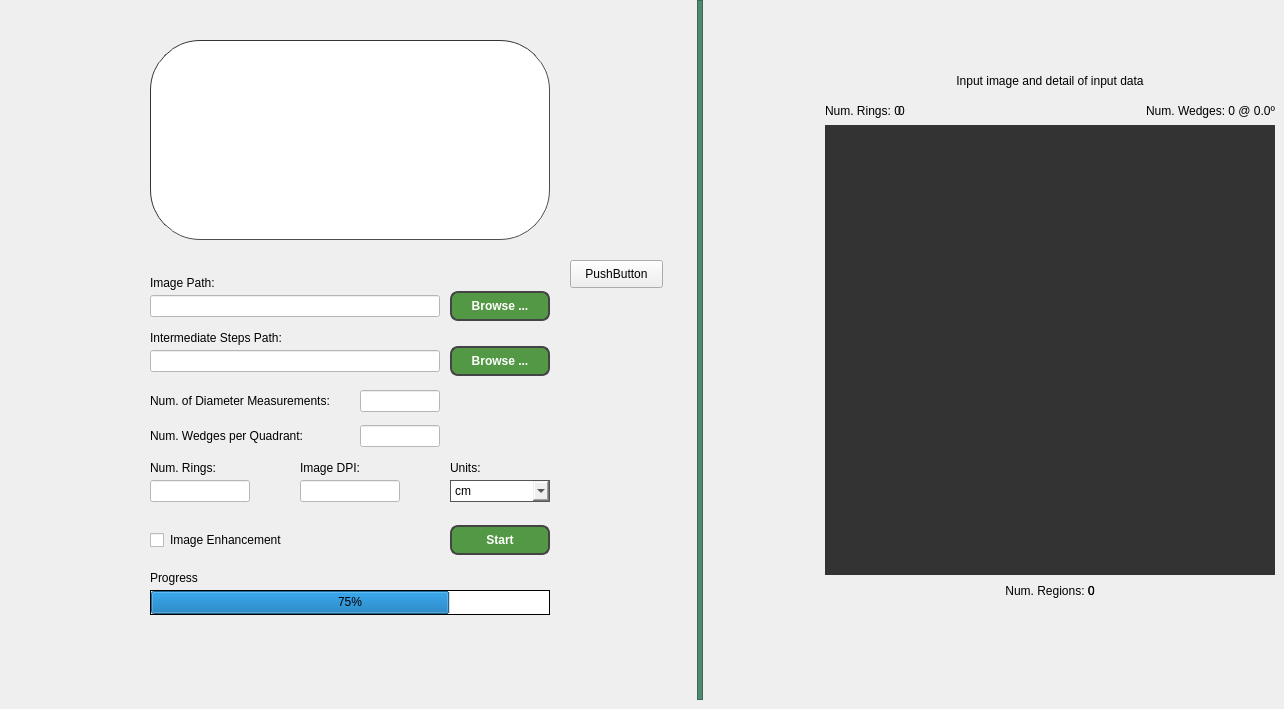
    <widget class="QWidget" name="home_tab">
     <property name="cursor">
      <cursorShape>ArrowCursor</cursorShape>
     </property>
     <attribute name="title">
      <string>Home</string>
     </attribute>
     <widget class="QLabel" name="label_intermediateStepPath">
      <property name="geometry">
       <rect>
        <x>150</x>
        <y>330</y>
        <width>290</width>
        <height>16</height>
       </rect>
      </property>
      <property name="styleSheet">
       <string notr="true">border-width: 0px;</string>
      </property>
      <property name="text">
       <string>Intermediate Steps Path: </string>
      </property>
     </widget>
     <widget class="QLabel" name="label_progressBar">
      <property name="geometry">
       <rect>
        <x>150</x>
        <y>570</y>
        <width>55</width>
        <height>16</height>
       </rect>
      </property>
      <property name="styleSheet">
       <string notr="true">border-width: 0px;</string>
      </property>
      <property name="text">
       <string>Progress</string>
      </property>
     </widget>
     <widget class="QProgressBar" name="progressBar">
      <property name="enabled">
       <bool>true</bool>
      </property>
      <property name="geometry">
       <rect>
        <x>150</x>
        <y>590</y>
        <width>400</width>
        <height>25</height>
       </rect>
      </property>
      <property name="layoutDirection">
       <enum>Qt::LeftToRight</enum>
      </property>
      <property name="styleSheet">
       <string notr="true">background-color: white;
border-color: black;
border-width: 1px 1px 1px 1px;
border-style: inset;
</string>
      </property>
      <property name="inputMethodHints">
       <set>Qt::ImhNone</set>
      </property>
      <property name="value">
       <number>75</number>
      </property>
      <property name="alignment">
       <set>Qt::AlignCenter</set>
      </property>
      <property name="textVisible">
       <bool>true</bool>
      </property>
      <property name="orientation">
       <enum>Qt::Horizontal</enum>
      </property>
      <property name="invertedAppearance">
       <bool>false</bool>
      </property>
     </widget>
     <widget class="QPushButton" name="start_button">
      <property name="geometry">
       <rect>
        <x>450</x>
        <y>525</y>
        <width>100</width>
        <height>30</height>
       </rect>
      </property>
      <property name="cursor">
       <cursorShape>ArrowCursor</cursorShape>
      </property>
      <property name="toolTip">
       <string>Start the fiber density
 calculation proces.</string>
      </property>
      <property name="styleSheet">
       <string notr="true">QPushButton{
	background-color: #539844;
	border: 2px solid #444444;
	border-radius: 8px;
	color:white;
	font: bold;
}</string>
      </property>
      <property name="text">
       <string>Start</string>
      </property>
     </widget>
     <widget class="QLabel" name="label_imageDPI">
      <property name="geometry">
       <rect>
        <x>300</x>
        <y>460</y>
        <width>100</width>
        <height>16</height>
       </rect>
      </property>
      <property name="styleSheet">
       <string notr="true">border-width: 0px;</string>
      </property>
      <property name="text">
       <string>Image DPI:</string>
      </property>
     </widget>
     <widget class="QComboBox" name="comboBox_units">
      <property name="geometry">
       <rect>
        <x>450</x>
        <y>480</y>
        <width>100</width>
        <height>22</height>
       </rect>
      </property>
      <property name="cursor">
       <cursorShape>PointingHandCursor</cursorShape>
      </property>
      <property name="toolTip">
       <string>Units for measurement calculatios.</string>
      </property>
      <property name="styleSheet">
       <string notr="true">QComboBox{
	background-color:light;
	border: 1px solid #555555;
}</string>
      </property>
      <item>
       <property name="text">
        <string>cm</string>
       </property>
      </item>
      <item>
       <property name="text">
        <string>mm</string>
       </property>
      </item>
      <item>
       <property name="text">
        <string>inches</string>
       </property>
      </item>
     </widget>
     <widget class="QFrame" name="frame_4">
      <property name="geometry">
       <rect>
        <x>150</x>
        <y>40</y>
        <width>400</width>
        <height>200</height>
       </rect>
      </property>
      <property name="styleSheet">
       <string notr="true">background-color:white;
border-width:1px;
border-style:inset;
border-radius: 50px;
border-color:#333333;</string>
      </property>
      <property name="frameShape">
       <enum>QFrame::StyledPanel</enum>
      </property>
      <property name="frameShadow">
       <enum>QFrame::Raised</enum>
      </property>
      <widget class="QLabel" name="label_9">
       <property name="geometry">
        <rect>
         <x>20</x>
         <y>25</y>
         <width>360</width>
         <height>150</height>
        </rect>
       </property>
       <property name="styleSheet">
        <string notr="true">border-radius:0px;
border-width:0px;</string>
       </property>
       <property name="text">
        <string/>
       </property>
       <property name="pixmap">
        <pixmap>Images/Sprout Logo.png</pixmap>
       </property>
       <property name="scaledContents">
        <bool>true</bool>
       </property>
      </widget>
     </widget>
     <widget class="QPushButton" name="browse_button_2">
      <property name="geometry">
       <rect>
        <x>450</x>
        <y>346</y>
        <width>100</width>
        <height>30</height>
       </rect>
      </property>
      <property name="palette">
       <palette>
        <active>
         <colorrole role="WindowText">
          <brush brushstyle="SolidPattern">
           <color alpha="255">
            <red>255</red>
            <green>255</green>
            <blue>255</blue>
           </color>
          </brush>
         </colorrole>
         <colorrole role="Button">
          <brush brushstyle="SolidPattern">
           <color alpha="255">
            <red>83</red>
            <green>152</green>
            <blue>68</blue>
           </color>
          </brush>
         </colorrole>
         <colorrole role="Text">
          <brush brushstyle="SolidPattern">
           <color alpha="255">
            <red>255</red>
            <green>255</green>
            <blue>255</blue>
           </color>
          </brush>
         </colorrole>
         <colorrole role="ButtonText">
          <brush brushstyle="SolidPattern">
           <color alpha="255">
            <red>255</red>
            <green>255</green>
            <blue>255</blue>
           </color>
          </brush>
         </colorrole>
         <colorrole role="Base">
          <brush brushstyle="SolidPattern">
           <color alpha="255">
            <red>83</red>
            <green>152</green>
            <blue>68</blue>
           </color>
          </brush>
         </colorrole>
         <colorrole role="Window">
          <brush brushstyle="SolidPattern">
           <color alpha="255">
            <red>83</red>
            <green>152</green>
            <blue>68</blue>
           </color>
          </brush>
         </colorrole>
         <colorrole role="PlaceholderText">
          <brush brushstyle="NoBrush">
           <color alpha="128">
            <red>255</red>
            <green>255</green>
            <blue>255</blue>
           </color>
          </brush>
         </colorrole>
        </active>
        <inactive>
         <colorrole role="WindowText">
          <brush brushstyle="SolidPattern">
           <color alpha="255">
            <red>255</red>
            <green>255</green>
            <blue>255</blue>
           </color>
          </brush>
         </colorrole>
         <colorrole role="Button">
          <brush brushstyle="SolidPattern">
           <color alpha="255">
            <red>83</red>
            <green>152</green>
            <blue>68</blue>
           </color>
          </brush>
         </colorrole>
         <colorrole role="Text">
          <brush brushstyle="SolidPattern">
           <color alpha="255">
            <red>255</red>
            <green>255</green>
            <blue>255</blue>
           </color>
          </brush>
         </colorrole>
         <colorrole role="ButtonText">
          <brush brushstyle="SolidPattern">
           <color alpha="255">
            <red>255</red>
            <green>255</green>
            <blue>255</blue>
           </color>
          </brush>
         </colorrole>
         <colorrole role="Base">
          <brush brushstyle="SolidPattern">
           <color alpha="255">
            <red>83</red>
            <green>152</green>
            <blue>68</blue>
           </color>
          </brush>
         </colorrole>
         <colorrole role="Window">
          <brush brushstyle="SolidPattern">
           <color alpha="255">
            <red>83</red>
            <green>152</green>
            <blue>68</blue>
           </color>
          </brush>
         </colorrole>
         <colorrole role="PlaceholderText">
          <brush brushstyle="NoBrush">
           <color alpha="128">
            <red>255</red>
            <green>255</green>
            <blue>255</blue>
           </color>
          </brush>
         </colorrole>
        </inactive>
        <disabled>
         <colorrole role="WindowText">
          <brush brushstyle="SolidPattern">
           <color alpha="255">
            <red>255</red>
            <green>255</green>
            <blue>255</blue>
           </color>
          </brush>
         </colorrole>
         <colorrole role="Button">
          <brush brushstyle="SolidPattern">
           <color alpha="255">
            <red>160</red>
            <green>176</green>
            <blue>160</blue>
           </color>
          </brush>
         </colorrole>
         <colorrole role="Text">
          <brush brushstyle="SolidPattern">
           <color alpha="255">
            <red>255</red>
            <green>255</green>
            <blue>255</blue>
           </color>
          </brush>
         </colorrole>
         <colorrole role="ButtonText">
          <brush brushstyle="SolidPattern">
           <color alpha="255">
            <red>255</red>
            <green>255</green>
            <blue>255</blue>
           </color>
          </brush>
         </colorrole>
         <colorrole role="Base">
          <brush brushstyle="SolidPattern">
           <color alpha="255">
            <red>160</red>
            <green>176</green>
            <blue>160</blue>
           </color>
          </brush>
         </colorrole>
         <colorrole role="Window">
          <brush brushstyle="SolidPattern">
           <color alpha="255">
            <red>160</red>
            <green>176</green>
            <blue>160</blue>
           </color>
          </brush>
         </colorrole>
         <colorrole role="PlaceholderText">
          <brush brushstyle="NoBrush">
           <color alpha="128">
            <red>255</red>
            <green>255</green>
            <blue>255</blue>
           </color>
          </brush>
         </colorrole>
        </disabled>
       </palette>
      </property>
      <property name="cursor">
       <cursorShape>PointingHandCursor</cursorShape>
      </property>
      <property name="toolTip">
       <string/>
      </property>
      <property name="styleSheet">
       <string notr="true">QPushButton{
	background-color: #539844;
	border: 2px solid #444444;
	border-radius: 8px;
	color:white;
	font: bold;
}
QPushButton:disabled{
	background-color: #A0B0A0;
	border: 2px solid #CCCCCC;
}</string>
      </property>
      <property name="text">
       <string>Browse ...</string>
      </property>
     </widget>
     <widget class="QPushButton" name="browse_button_1">
      <property name="geometry">
       <rect>
        <x>450</x>
        <y>291</y>
        <width>100</width>
        <height>30</height>
       </rect>
      </property>
      <property name="palette">
       <palette>
        <active>
         <colorrole role="WindowText">
          <brush brushstyle="SolidPattern">
           <color alpha="255">
            <red>255</red>
            <green>255</green>
            <blue>255</blue>
           </color>
          </brush>
         </colorrole>
         <colorrole role="Button">
          <brush brushstyle="SolidPattern">
           <color alpha="255">
            <red>83</red>
            <green>152</green>
            <blue>68</blue>
           </color>
          </brush>
         </colorrole>
         <colorrole role="Text">
          <brush brushstyle="SolidPattern">
           <color alpha="255">
            <red>255</red>
            <green>255</green>
            <blue>255</blue>
           </color>
          </brush>
         </colorrole>
         <colorrole role="ButtonText">
          <brush brushstyle="SolidPattern">
           <color alpha="255">
            <red>255</red>
            <green>255</green>
            <blue>255</blue>
           </color>
          </brush>
         </colorrole>
         <colorrole role="Base">
          <brush brushstyle="SolidPattern">
           <color alpha="255">
            <red>83</red>
            <green>152</green>
            <blue>68</blue>
           </color>
          </brush>
         </colorrole>
         <colorrole role="Window">
          <brush brushstyle="SolidPattern">
           <color alpha="255">
            <red>83</red>
            <green>152</green>
            <blue>68</blue>
           </color>
          </brush>
         </colorrole>
         <colorrole role="PlaceholderText">
          <brush brushstyle="NoBrush">
           <color alpha="128">
            <red>255</red>
            <green>255</green>
            <blue>255</blue>
           </color>
          </brush>
         </colorrole>
        </active>
        <inactive>
         <colorrole role="WindowText">
          <brush brushstyle="SolidPattern">
           <color alpha="255">
            <red>255</red>
            <green>255</green>
            <blue>255</blue>
           </color>
          </brush>
         </colorrole>
         <colorrole role="Button">
          <brush brushstyle="SolidPattern">
           <color alpha="255">
            <red>83</red>
            <green>152</green>
            <blue>68</blue>
           </color>
          </brush>
         </colorrole>
         <colorrole role="Text">
          <brush brushstyle="SolidPattern">
           <color alpha="255">
            <red>255</red>
            <green>255</green>
            <blue>255</blue>
           </color>
          </brush>
         </colorrole>
         <colorrole role="ButtonText">
          <brush brushstyle="SolidPattern">
           <color alpha="255">
            <red>255</red>
            <green>255</green>
            <blue>255</blue>
           </color>
          </brush>
         </colorrole>
         <colorrole role="Base">
          <brush brushstyle="SolidPattern">
           <color alpha="255">
            <red>83</red>
            <green>152</green>
            <blue>68</blue>
           </color>
          </brush>
         </colorrole>
         <colorrole role="Window">
          <brush brushstyle="SolidPattern">
           <color alpha="255">
            <red>83</red>
            <green>152</green>
            <blue>68</blue>
           </color>
          </brush>
         </colorrole>
         <colorrole role="PlaceholderText">
          <brush brushstyle="NoBrush">
           <color alpha="128">
            <red>255</red>
            <green>255</green>
            <blue>255</blue>
           </color>
          </brush>
         </colorrole>
        </inactive>
        <disabled>
         <colorrole role="WindowText">
          <brush brushstyle="SolidPattern">
           <color alpha="255">
            <red>255</red>
            <green>255</green>
            <blue>255</blue>
           </color>
          </brush>
         </colorrole>
         <colorrole role="Button">
          <brush brushstyle="SolidPattern">
           <color alpha="255">
            <red>160</red>
            <green>176</green>
            <blue>160</blue>
           </color>
          </brush>
         </colorrole>
         <colorrole role="Text">
          <brush brushstyle="SolidPattern">
           <color alpha="255">
            <red>255</red>
            <green>255</green>
            <blue>255</blue>
           </color>
          </brush>
         </colorrole>
         <colorrole role="ButtonText">
          <brush brushstyle="SolidPattern">
           <color alpha="255">
            <red>255</red>
            <green>255</green>
            <blue>255</blue>
           </color>
          </brush>
         </colorrole>
         <colorrole role="Base">
          <brush brushstyle="SolidPattern">
           <color alpha="255">
            <red>160</red>
            <green>176</green>
            <blue>160</blue>
           </color>
          </brush>
         </colorrole>
         <colorrole role="Window">
          <brush brushstyle="SolidPattern">
           <color alpha="255">
            <red>160</red>
            <green>176</green>
            <blue>160</blue>
           </color>
          </brush>
         </colorrole>
         <colorrole role="PlaceholderText">
          <brush brushstyle="NoBrush">
           <color alpha="128">
            <red>255</red>
            <green>255</green>
            <blue>255</blue>
           </color>
          </brush>
         </colorrole>
        </disabled>
       </palette>
      </property>
      <property name="cursor">
       <cursorShape>PointingHandCursor</cursorShape>
      </property>
      <property name="toolTip">
       <string/>
      </property>
      <property name="layoutDirection">
       <enum>Qt::LeftToRight</enum>
      </property>
      <property name="styleSheet">
       <string notr="true">QPushButton{
	background-color: #539844;
	border: 2px solid #444444;
	border-radius: 8px;
	color:white;
	font: bold;
}
QPushButton:disabled{
	background-color: #A0B0A0;
	border: 2px solid #CCCCCC;
}</string>
      </property>
      <property name="text">
       <string>Browse ...</string>
      </property>
     </widget>
     <widget class="QLineEdit" name="lineEdit_numWedges">
      <property name="geometry">
       <rect>
        <x>360</x>
        <y>425</y>
        <width>80</width>
        <height>22</height>
       </rect>
      </property>
      <property name="toolTip">
       <string>Number of Wedges per Quadrant:
min: 4
max: 100</string>
      </property>
      <property name="styleSheet">
       <string notr="true">background-color:white;</string>
      </property>
      <property name="maxLength">
       <number>4</number>
      </property>
     </widget>
     <widget class="QLineEdit" name="lineEdit_intermediateStepPath">
      <property name="enabled">
       <bool>false</bool>
      </property>
      <property name="geometry">
       <rect>
        <x>150</x>
        <y>350</y>
        <width>290</width>
        <height>22</height>
       </rect>
      </property>
      <property name="toolTip">
       <string>Path were data of intermediate
 steps will be save.</string>
      </property>
      <property name="styleSheet">
       <string notr="true">background-color:white;</string>
      </property>
     </widget>
     <widget class="QLineEdit" name="lineEdit_imagePath">
      <property name="enabled">
       <bool>false</bool>
      </property>
      <property name="geometry">
       <rect>
        <x>150</x>
        <y>295</y>
        <width>290</width>
        <height>22</height>
       </rect>
      </property>
      <property name="toolTip">
       <string>Path for image that will be used to determined
 the fiber density of a bamboo cross-section.</string>
      </property>
      <property name="styleSheet">
       <string notr="true">background-color:white;</string>
      </property>
      <property name="text">
       <string/>
      </property>
     </widget>
     <widget class="QLineEdit" name="lineEdit_numRings">
      <property name="geometry">
       <rect>
        <x>150</x>
        <y>480</y>
        <width>100</width>
        <height>22</height>
       </rect>
      </property>
      <property name="toolTip">
       <string>Number of Rings:
min: 1
max: 25</string>
      </property>
      <property name="toolTipDuration">
       <number>-1</number>
      </property>
      <property name="styleSheet">
       <string notr="true">background-color:white;</string>
      </property>
      <property name="text">
       <string/>
      </property>
      <property name="maxLength">
       <number>4</number>
      </property>
     </widget>
     <widget class="QLabel" name="label_units">
      <property name="geometry">
       <rect>
        <x>450</x>
        <y>460</y>
        <width>100</width>
        <height>16</height>
       </rect>
      </property>
      <property name="styleSheet">
       <string notr="true">border-width: 0px;</string>
      </property>
      <property name="text">
       <string>Units:</string>
      </property>
     </widget>
     <widget class="QLabel" name="label_numRings">
      <property name="geometry">
       <rect>
        <x>150</x>
        <y>460</y>
        <width>100</width>
        <height>16</height>
       </rect>
      </property>
      <property name="styleSheet">
       <string notr="true">border-width: 0px;</string>
      </property>
      <property name="text">
       <string>Num. Rings:</string>
      </property>
     </widget>
     <widget class="QCheckBox" name="checkBox_imageEnhancement">
      <property name="geometry">
       <rect>
        <x>150</x>
        <y>530</y>
        <width>200</width>
        <height>20</height>
       </rect>
      </property>
      <property name="toolTip">
       <string>Check if image enhancement is requiered.</string>
      </property>
      <property name="styleSheet">
       <string notr="true">border-width: 0px;</string>
      </property>
      <property name="text">
       <string>Image Enhancement</string>
      </property>
      <property name="checked">
       <bool>false</bool>
      </property>
     </widget>
     <widget class="QLabel" name="label_numWedges">
      <property name="geometry">
       <rect>
        <x>150</x>
        <y>425</y>
        <width>200</width>
        <height>22</height>
       </rect>
      </property>
      <property name="styleSheet">
       <string notr="true">border-width: 0px;</string>
      </property>
      <property name="text">
       <string>Num. Wedges per Quadrant:</string>
      </property>
     </widget>
     <widget class="QLabel" name="label_imagePath">
      <property name="geometry">
       <rect>
        <x>150</x>
        <y>275</y>
        <width>290</width>
        <height>16</height>
       </rect>
      </property>
      <property name="styleSheet">
       <string notr="true">border-width: 0px; </string>
      </property>
      <property name="text">
       <string>Image Path: </string>
      </property>
     </widget>
     <widget class="QLineEdit" name="lineEdit_numMeasurements">
      <property name="geometry">
       <rect>
        <x>360</x>
        <y>390</y>
        <width>80</width>
        <height>22</height>
       </rect>
      </property>
      <property name="toolTip">
       <string>Number of Diameter Measurements per Quadrant:
min: 1
max: 25</string>
      </property>
      <property name="styleSheet">
       <string notr="true">background-color:white;</string>
      </property>
      <property name="maxLength">
       <number>4</number>
      </property>
     </widget>
     <widget class="QLineEdit" name="lineEdit_imageDPI">
      <property name="geometry">
       <rect>
        <x>300</x>
        <y>480</y>
        <width>100</width>
        <height>22</height>
       </rect>
      </property>
      <property name="toolTip">
       <string>Image Dots Per Inch:
min: 1200
max: 2600</string>
      </property>
      <property name="styleSheet">
       <string notr="true">background-color:white;</string>
      </property>
      <property name="maxLength">
       <number>4</number>
      </property>
      <property name="frame">
       <bool>true</bool>
      </property>
     </widget>
     <widget class="QLabel" name="label_numMeasurements">
      <property name="geometry">
       <rect>
        <x>150</x>
        <y>390</y>
        <width>200</width>
        <height>22</height>
       </rect>
      </property>
      <property name="styleSheet">
       <string notr="true">border-width: 0px;</string>
      </property>
      <property name="text">
       <string>Num. of Diameter Measurements:</string>
      </property>
     </widget>
     <widget class="QFrame" name="frame_5">
      <property name="geometry">
       <rect>
        <x>697</x>
        <y>0</y>
        <width>6</width>
        <height>700</height>
       </rect>
      </property>
      <property name="styleSheet">
       <string notr="true">background-color: #4F8A70;</string>
      </property>
      <property name="frameShape">
       <enum>QFrame::StyledPanel</enum>
      </property>
      <property name="frameShadow">
       <enum>QFrame::Raised</enum>
      </property>
     </widget>
     <widget class="QLabel" name="label_10">
      <property name="geometry">
       <rect>
        <x>900</x>
        <y>70</y>
        <width>300</width>
        <height>22</height>
       </rect>
      </property>
      <property name="styleSheet">
       <string notr="true">border-width: 0px;</string>
      </property>
      <property name="text">
       <string>Input image and detail of input data</string>
      </property>
      <property name="alignment">
       <set>Qt::AlignCenter</set>
      </property>
     </widget>
     <widget class="QLabel" name="label_bamboo">
      <property name="geometry">
       <rect>
        <x>825</x>
        <y>125</y>
        <width>450</width>
        <height>450</height>
       </rect>
      </property>
      <property name="styleSheet">
       <string notr="true">background-color: #333333;</string>
      </property>
      <property name="text">
       <string/>
      </property>
      <property name="scaledContents">
       <bool>true</bool>
      </property>
     </widget>
     <widget class="QLabel" name="label_12">
      <property name="geometry">
       <rect>
        <x>900</x>
        <y>580</y>
        <width>300</width>
        <height>22</height>
       </rect>
      </property>
      <property name="styleSheet">
       <string notr="true">border-width: 0px;</string>
      </property>
      <property name="text">
       <string>Num. Regions: 0</string>
      </property>
      <property name="alignment">
       <set>Qt::AlignCenter</set>
      </property>
     </widget>
     <widget class="QLabel" name="label_13">
      <property name="geometry">
       <rect>
        <x>825</x>
        <y>100</y>
        <width>200</width>
        <height>22</height>
       </rect>
      </property>
      <property name="styleSheet">
       <string notr="true">border-width: 0px;</string>
      </property>
      <property name="text">
       <string>Num. Rings: 0</string>
      </property>
      <property name="alignment">
       <set>Qt::AlignLeading|Qt::AlignLeft|Qt::AlignVCenter</set>
      </property>
     </widget>
     <widget class="QLabel" name="label_numWedgesFeedback">
      <property name="geometry">
       <rect>
        <x>1075</x>
        <y>100</y>
        <width>200</width>
        <height>22</height>
       </rect>
      </property>
      <property name="styleSheet">
       <string notr="true">border-width: 0px;</string>
      </property>
      <property name="text">
       <string>Num. Wedges: 0 @ 0.0º</string>
      </property>
      <property name="alignment">
       <set>Qt::AlignRight|Qt::AlignTrailing|Qt::AlignVCenter</set>
      </property>
     </widget>
     <widget class="QLabel" name="label_numRingsFeedback">
      <property name="geometry">
       <rect>
        <x>898</x>
        <y>100</y>
        <width>50</width>
        <height>22</height>
       </rect>
      </property>
      <property name="styleSheet">
       <string notr="true">border-width: 0px;</string>
      </property>
      <property name="text">
       <string>0</string>
      </property>
      <property name="alignment">
       <set>Qt::AlignLeading|Qt::AlignLeft|Qt::AlignVCenter</set>
      </property>
     </widget>
     <widget class="QLabel" name="label_numRegionsFeedback">
      <property name="geometry">
       <rect>
        <x>1088</x>
        <y>580</y>
        <width>50</width>
        <height>22</height>
       </rect>
      </property>
      <property name="styleSheet">
       <string notr="true">border-width: 0px;</string>
      </property>
      <property name="text">
       <string>0</string>
      </property>
      <property name="alignment">
       <set>Qt::AlignLeading|Qt::AlignLeft|Qt::AlignVCenter</set>
      </property>
     </widget>
     <widget class="QPushButton" name="pushButton">
      <property name="geometry">
       <rect>
        <x>570</x>
        <y>260</y>
        <width>93</width>
        <height>28</height>
       </rect>
      </property>
      <property name="text">
       <string>PushButton</string>
      </property>
     </widget>
    </widget>
